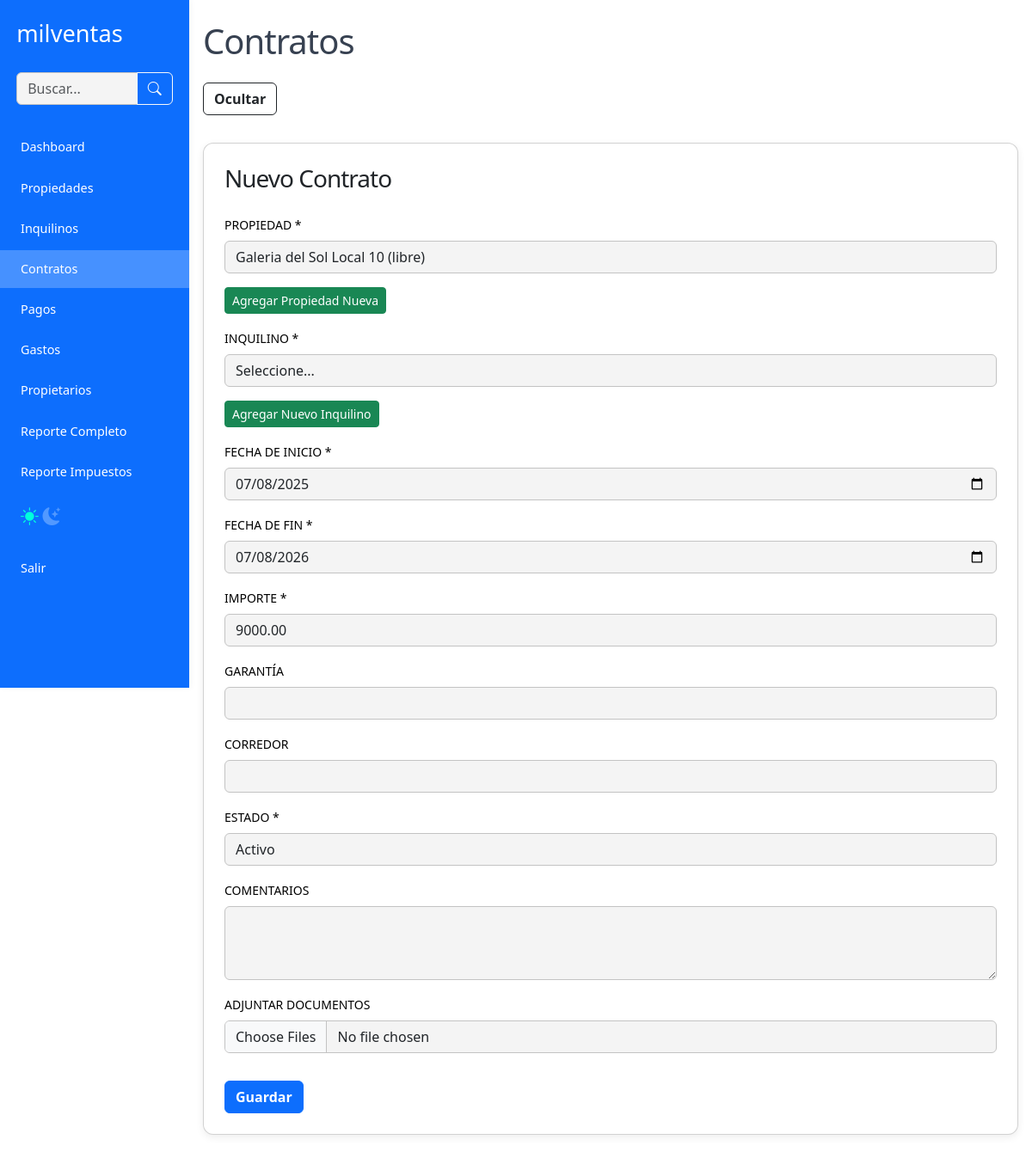
The app's page /contratos.php?propiedad_id=1 (signed in) with its own data.
### tables this page shows
CREATE TABLE IF NOT EXISTS `propiedades` (
  `id` int(11) NOT NULL AUTO_INCREMENT,
  `nombre` varchar(255) NOT NULL,
  `tipo` varchar(100) DEFAULT NULL,
  `direccion` varchar(255) DEFAULT NULL,
  `galeria` text,
  `local` varchar(100) DEFAULT NULL,
  `precio` decimal(10,2) DEFAULT NULL,
  `incluye_gc` tinyint(1) DEFAULT NULL,
  `gastos_comunes` decimal(10,2) DEFAULT NULL,
  `estado` enum('alquilado','libre','en venta','uso propio') DEFAULT NULL,
  `propietario_id` int(11) DEFAULT NULL,
  `anep` varchar(100) DEFAULT NULL,
  `ose` varchar(100) DEFAULT NULL,
  `ute` varchar(100) DEFAULT NULL,
  `padron` varchar(100) DEFAULT NULL,
  `contribucion_inmobiliaria` varchar(100) DEFAULT NULL,
  `imm_tasa_general` varchar(100) DEFAULT NULL,
  `imm_tarifa_saneamiento` varchar(100) DEFAULT NULL,
  `imm_instalaciones` varchar(100) DEFAULT NULL,
  `imm_adicional_mercantil` varchar(100) DEFAULT NULL,
  `convenios` varchar(100) DEFAULT NULL,
  `comentarios` text,
  `usuario_id` int(11) NOT NULL,
  `fecha_creacion` datetime DEFAULT NULL,
  `fecha_modificacion` datetime DEFAULT NULL,
  `imagenes` text NOT NULL,
  `documentos` text NOT NULL,
  PRIMARY KEY (`id`),
  KEY `idx_usuario_id` (`usuario_id`)
);

### contratos.php (the view, shortened to what this page needs)
<?php
require_once 'config.php';
$edit_id = intval($_GET['edit'] ?? 0);
$message = '';
$errors = [];
$propiedad_id_param = intval($_GET['propiedad_id'] ?? 0);
$propiedad_id = $propiedad_id_param ?: null;
$importe = '';
$documentos_subidos = [];
$documentos_guardados = [];
if ($propiedad_id) {
  $stmt_precio = $pdo->prepare("SELECT precio FROM propiedades WHERE id = ?");
  $stmt_precio->execute([$propiedad_id]);
  $precio_prop = $stmt_precio->fetchColumn();
  if ($precio_prop !== false) {
    $importe = $precio_prop;
  }
}
if ($_SERVER['REQUEST_METHOD'] === 'POST') {
  $inquilino_id = intval($_POST['inquilino_id'] ?? 0);
  $propiedad_id = intval($_POST['propiedad_id'] ?? 0);
  $fecha_inicio = $_POST['fecha_inicio'] ?? '';
  $fecha_fin = $_POST['fecha_fin'] ?? '';
  $importe = floatval($_POST['importe'] ?? 0);
  $garantia = $_POST['garantia'] ?? '';
  $corredor = $_POST['corredor'] ?? '';
  $estado = $_POST['estado'] ?? 'activo';
  $comentarios = $_POST['comentarios'] ?? '';
  $edit_id = intval($_POST['edit_id'] ?? 0);
  if ($edit_id > 0) {
    $stmt_docs = $pdo->prepare("SELECT documentos FROM contratos WHERE id = ?");
    $stmt_docs->execute([$edit_id]);
    $doc_previos = $stmt_docs->fetchColumn();
    if ($doc_previos) {
      $documentos_guardados = json_decode($doc_previos, true);
      if (!is_array($documentos_guardados)) {
        $documentos_guardados = [];
      }
    }
  }
  if (!empty($_FILES['documentos']['name'][0])) {
    $upload_dir = __DIR__ . '/uploads/';
    if (!file_exists($upload_dir)) {
      mkdir($upload_dir, 0755, true);
    }
    foreach ($_FILES['documentos']['name'] as $k => $name) {
      $tmp_name = $_FILES['documentos']['tmp_name'][$k];
      $basename = uniqid() . '-' . basename($name);
      if (move_uploaded_file($tmp_name, $upload_dir . $basename)) {
        $documentos_subidos[] = $basename;
      } else {
        $errors[] = "Error al subir el documento: $name";
      }
    }
  }
  $todos_documentos = array_merge($documentos_guardados, $documentos_subidos);
  $docs_json = json_encode($todos_documentos);
  if (!$inquilino_id) $errors[] = "Debe seleccionar un inquilino.";
  if (!$propiedad_id) $errors[] = "Debe seleccionar una propiedad.";
  if (!$fecha_inicio) $errors[] = "Debe seleccionar fecha de inicio.";
  if (!$fecha_fin) $errors[] = "Debe seleccionar fecha de fin.";
  if (!$importe || $importe <= 0) $errors[] = "Debe ingresar un importe válido.";
  if (!in_array($estado, ['activo', 'finalizado'])) $estado = 'activo';
  if ($fecha_inicio && $fecha_fin && ($fecha_inicio > $fecha_fin)) {
    $errors[] = "La fecha de inicio debe ser anterior a la fecha de fin.";
  }
  if ($fecha_fin && (strtotime($fecha_fin) < time())) {
    $estado = 'finalizado';
  } else {
    $estado = 'activo';
  }
  if (empty($errors)) {
    if ($edit_id > 0) {
      $stmt = $pdo->prepare("UPDATE contratos SET inquilino_id=?, propiedad_id=?, fecha_inicio=?, fecha_fin=?, importe=?, garantia=?, corredor=?, estado=?, documentos=?, comentarios=? WHERE id=?");
      $stmt->execute([$inquilino_id, $propiedad_id, $fecha_inicio, $fecha_fin, $importe, $garantia, $corredor, $estado, $docs_json, $comentarios, $edit_id]);
      if ($estado === 'finalizado') {
        $pdo->prepare("UPDATE propiedades SET estado = 'libre' WHERE id = ?")->execute([$propiedad_id]);
      }
      $message = "Contrato actualizado correctamente.";
      $contrato_id_envio = $edit_id;
    } else {
      $stmt = $pdo->prepare("INSERT INTO contratos (inquilino_id, propiedad_id, fecha_inicio, fecha_fin, importe, garantia, corredor, estado, documentos, comentarios) VALUES (?, ?, ?, ?, ?, ?, ?, ?, ?, ?) ");
      $stmt->execute([$inquilino_id, $propiedad_id, $fecha_inicio, $fecha_fin, $importe, $garantia, $corredor, $estado, $docs_json, $comentarios]);
      $new_id = $pdo->lastInsertId();
      if ($estado !== 'finalizado') {
        $pdo->prepare("UPDATE propiedades SET estado = 'alquilado' WHERE id = ?")->execute([$propiedad_id]);
      }
      $message = "Contrato creado correctamente.";
      $contrato_id_envio = $new_id;
      $stmt = $pdo->prepare("SELECT c.*, i.email as inquilino_email, i.nombre as inquilino_nombre, p.propietario_id, p.nombre as propiedad_nombre, p.direccion, pr.email as propietario_email, pr.nombre as propietario_nombre FROM contratos c JOIN inquilinos i ON c.inquilino_id = i.id JOIN propiedades p ON c.propiedad_id = p.id JOIN propietarios pr ON p.propietario_id = pr.id WHERE c.id = ?");
      $stmt->execute([$contrato_id_envio]);
      $info = $stmt->fetch(PDO::FETCH_ASSOC);
      if ($info) {
        $destinatarios = array_filter(array_merge(
          explode(',', $info['inquilino_email']),
          explode(',', $info['propietario_email'])
        ));
        $asunto = 'Nuevo Contrato registrado en RentFlow';
        $cuerpo = '<h2>Detalle del Contrato</h2>';
        $cuerpo .= '<b>Propiedad:</b> ' . htmlspecialchars($info['propiedad_nombre']) . ' (' . htmlspecialchars($info['direccion']) . ')<br>';
        $cuerpo .= '<b>Inquilino:</b> ' . htmlspecialchars($info['inquilino_nombre']) . '<br>';
        $cuerpo .= '<b>Propietario:</b> ' . htmlspecialchars($info['propietario_nombre']) . '<br>';
        $cuerpo .= '<b>Fecha inicio:</b> ' . htmlspecialchars($info['fecha_inicio']) . '<br>';
        $cuerpo .= '<b>Fecha fin:</b> ' . htmlspecialchars($info['fecha_fin']) . '<br>';
        $cuerpo .= '<b>Importe:</b> $' . number_format($info['importe'], 2, ',', '.') . '<br>';
        $cuerpo .= '<b>Estado:</b> ' . htmlspecialchars($info['estado']) . '<br>';
        enviar_email($destinatarios, $asunto, $cuerpo);
      }
    }
    header("Location: contratos.php?msg=" . urlencode($message) . "&contrato_id=" . urlencode($contrato_id_envio));
    exit();
  } else {
    $edit_data = [
      'inquilino_id' => $inquilino_id,
      'propiedad_id' => $propiedad_id,
      'fecha_inicio' => $fecha_inicio,
      'fecha_fin' => $fecha_fin,
      'importe' => $importe,
      'garantia' => $garantia,
      'corredor' => $corredor,
      'estado' => $estado,
      'documentos' => $docs_json,
      'comentarios' => $comentarios,
    ];
  }
} else {
  $edit_data = $propiedad_id_param ? ['propiedad_id' => $propiedad_id_param, 'importe' => $importe, 'estado' => 'activo'] : null;
}
$propiedades = $pdo->query("SELECT id, nombre, estado, precio FROM propiedades WHERE estado IN ('libre','en venta','uso propio') ORDER BY nombre ASC")->fetchAll();
$contratos = $pdo->query("SELECT
  c.*, i.nombre as inquilino_nombre, p.nombre as propiedad_nombre
  FROM contratos c
  JOIN inquilinos i ON c.inquilino_id = i.id
  JOIN propiedades p ON c.propiedad_id = p.id
  ORDER BY c.id DESC")->fetchAll();
include 'includes/header_nav.php';
?>
<main class="container container-main py-4">
  <h1>Contratos</h1>
  <button class="btn btn-outline-dark mb-3" type="button" data-bs-toggle="collapse" data-bs-target="#formContratoCollapse" aria-expanded="<?= ($edit_id || !empty($errors) || $propiedad_id_param) ? 'true' : 'false' ?>" aria-controls="formContratoCollapse" style="font-weight:600;">
    <?= ($edit_id || !empty($errors) || $propiedad_id_param) ? 'Ocultar' : 'Agregar Nuevo Contrato' ?>
  </button>
  <div class="collapse <?= ($edit_id || !empty($errors) || $propiedad_id_param) ? 'show' : '' ?>" id="formContratoCollapse">
    <div class="card p-4 mb-4 mt-3">
      <h3><?= $edit_id ? "Editar Contrato" : "Nuevo Contrato" ?></h3>
      <form method="POST" enctype="multipart/form-data" novalidate id="formContrato">
        <div class="mb-3">
          <label for="propiedad_id" class="form-label">Propiedad *</label>
          <select name="propiedad_id" id="propiedad_id" class="form-select" required>
            <?php foreach ($propiedades as $p): ?>
              <option value="<?= $p['id'] ?>"
                <?= (($edit_data['propiedad_id'] ?? '') == $p['id']) ? 'selected' : '' ?>
                data-precio="<?= htmlspecialchars($p['precio']) ?>">
                <?= htmlspecialchars($p['nombre']) ?> (<?= $p['estado'] ?>)
              </option>
            <?php endforeach; ?>
          </select>
        </div>
        <div class="mb-3">
          <a href="propiedades.php?add=true" class="btn btn-success btn-sm">Agregar Propiedad Nueva</a>
        </div>
        <div class="mb-3">
          <label for="inquilino_id" class="form-label">Inquilino *</label>
          <select name="inquilino_id" id="inquilino_id" class="form-select" required>
            <option value="">Seleccione...</option>
          </select>
        </div>
        <div class="mb-3">
          <a href="inquilinos.php?add=true" class="btn btn-success btn-sm">Agregar Nuevo Inquilino</a>
        </div>
        <div class="mb-3">
          <label for="fecha_inicio" class="form-label">Fecha de Inicio *</label>
          <input type="date" class="form-control" id="fecha_inicio" name="fecha_inicio" required
            value="<?= htmlspecialchars($edit_data['fecha_inicio'] ?? date('Y-m-d')) ?>">
        </div>
        <div class="mb-3">
          <label for="fecha_fin" class="form-label">Fecha de Fin *</label>
          <input type="date" class="form-control" id="fecha_fin" name="fecha_fin" required
            value="<?= htmlspecialchars($edit_data['fecha_fin'] ?? date('Y-m-d', strtotime('+1 year'))) ?>">
        </div>
        <div class="mb-3">
          <label for="importe" class="form-label">Importe *</label>
          <input type="number" step="0.01" min="0" class="form-control" id="importe" name="importe" required value="<?= htmlspecialchars($edit_data['importe'] ?? '') ?>">
        </div>
        <div class="mb-3">
          <label for="garantia" class="form-label">Garantía</label>
          <input type="text" class="form-control" id="garantia" name="garantia" value="<?= htmlspecialchars($edit_data['garantia'] ?? '') ?>" />
        </div>
        <div class="mb-3">
          <label for="corredor" class="form-label">Corredor</label>
          <input type="text" class="form-control" id="corredor" name="corredor" value="<?= htmlspecialchars($edit_data['corredor'] ?? '') ?>" />
        </div>
        <div class="mb-3">
          <label for="estado" class="form-label">Estado *</label>
          <select name="estado" id="estado" class="form-select" required>
            <option value="activo" <?= ($edit_data['estado'] ?? '') === 'activo' ? 'selected' : '' ?>>Activo</option>
          </select>
        </div>
        <div class="mb-3">
          <label for="comentarios" class="form-label">Comentarios</label>
          <textarea class="form-control" id="comentarios" name="comentarios" rows="3"><?= htmlspecialchars($edit_data['comentarios'] ?? '') ?></textarea>
        </div>
        <div class="mb-3">
          <label for="documentos" class="form-label">Adjuntar Documentos</label>
          <input type="file" name="documentos[]" multiple class="form-control" />
        </div>
        <button type="submit" class="btn btn-primary fw-semibold mt-3"><?= $edit_id ? "Actualizar" : "Guardar" ?></button>
      </form>
    </div>
  </div>
</main>
<?php
include 'includes/footer.php';
?>

### includes/styles.css (style rules this page uses)
:root { --color-fondo: #ffffff; --color-texto: #374151; --color-primario: #0d6efd; --color-primario-hover: #4691ff; --color-navbar: #fff; --color-sidebar: #0d6efd; --color-card: #fff; --color-borde: #c3c3c3; --color-input: #f4f4f4; --color-acento: #fff700; }
body { background: var(--color-fondo); color: var(--color-texto); }
.card, .table-responsive { background: var(--color-card); }
.form-control, .form-select { background: var(--color-input); border: solid 1px var(--color-borde); }
body { font-family: ui-sans-serif, system-ui, sans-serif, 'Apple Color Emoji', 'Segoe UI Emoji', 'Segoe UI Symbol', 'Noto Color Emoji', -webkit-bodyui-sans-serif, "Noto Sans", Roboto, "Segoe UI", system-ui, -apple-system, "Helvetica Neue", Arial, "Liberation Sans", sans-serif, "Apple Color Emoji", "Segoe UI Emoji", "Segoe UI Symbol", "Noto Color Emoji"; background: #ffffff; color: #374151; padding-top: 5.5rem; min-height: 100vh; margin: 0; }
.container-main { max-width: 1200px; margin: auto; padding: 1rem; }
h1, h2, h3, h4, h5 { margin-bottom: 1.5rem; letter-spacing: -1px; }
label, .accordion-button { font-weight: normal; font-size: 14px; letter-spacing: 0px; text-transform: uppercase; color: #000000; }
.card { border-radius: 0.75rem; box-shadow: 0 3px 10px rgb(0 0 0 / 0.07); background: #fff; }
@media (min-width: 992px) { body { padding-left: 220px; padding-top: 0px; } }

### records on screen
propiedades: fecha_inicio "07/08/2025", fecha_fin "07/08/2026", importe "9000.00", estado "Activo"

### other values on screen
form field propiedad_id "Galeria del Sol Local 10 (libre)"
